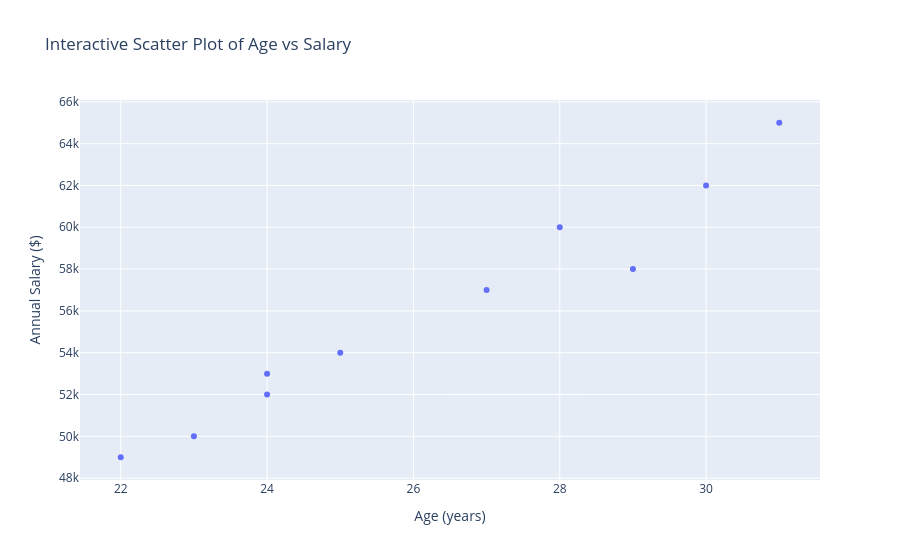

The notebook cell saved with this chart:
### Markdown cell above
## **5. Interactive Data Visualizations**

Interactive data visualizations allow users to engage with the data by zooming, panning, filtering, and more. This interactivity can make complex data more accessible and insights easier to discover. Two popular Python libraries for creating interactive visualizations are Plotly and Bokeh.

**Plotly**

**Plotly** is a powerful library that enables the creation of highly interactive plots, charts, and dashboards. It supports a wide range of visualizations including line plots, scatter plots, bar charts, and 3D plots.

*Example: Creating an Interactive Scatter Plot with Plotly*

### Code cell
import plotly.express as px

# Sample data
data = {'Age': [23, 25, 29, 24, 22, 30, 28, 31, 24, 27],
        'Salary': [50000, 54000, 58000, 53000, 49000, 62000, 60000, 65000, 52000, 57000]}

df = pd.DataFrame(data)

# Creating an interactive scatter plot
fig = px.scatter(df, x='Age', y='Salary', title='Interactive Scatter Plot of Age vs Salary',
                 labels={'Age': 'Age (years)', 'Salary': 'Annual Salary ($)'})
fig.show()

### Figure 1 — Plotly figure (JSON) as saved in the notebook; plotly's stock layout.template omitted (floating-point values rounded to 4 significant figures)
{"data": [{"hovertemplate": "Age (years)=%{x}<br>Annual Salary ($)=%{y}<extra></extra>", "legendgroup": "", "marker": {"color": "#636efa", "symbol": "circle"}, "mode": "markers", "name": "", "orientation": "v", "showlegend": false, "type": "scatter", "x": [23, 25, 29, 24, 22, 30, 28, 31, 24, 27], "xaxis": "x", "y": [50000, 54000, 58000, 53000, 49000, 62000, 60000, 65000, 52000, 57000], "yaxis": "y"}], "layout": {"legend": {"tracegroupgap": 0}, "title": {"text": "Interactive Scatter Plot of Age vs Salary"}, "xaxis": {"anchor": "y", "domain": [0, 1], "title": {"text": "Age (years)"}}, "yaxis": {"anchor": "x", "domain": [0, 1], "title": {"text": "Annual Salary ($)"}}}}
